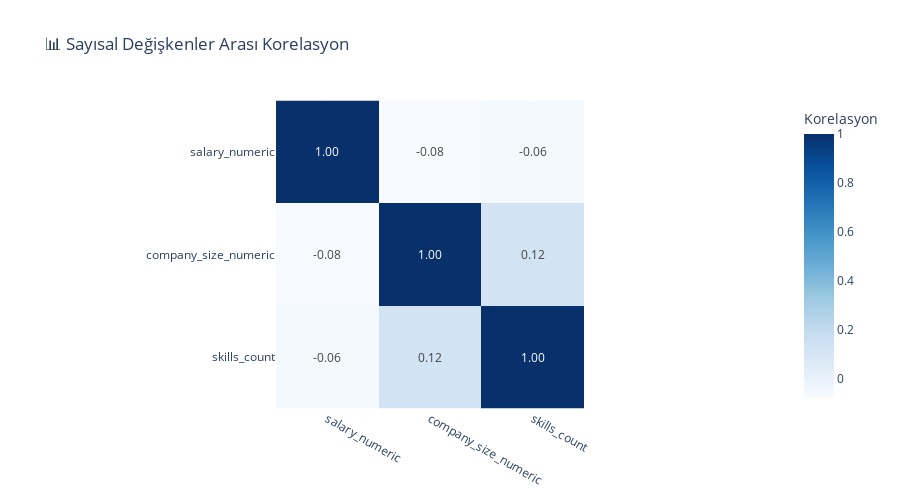

This figure's notebook cell:
### Markdown cell above
## 6️⃣ Korelasyon ve Maaş Analizi

### Code cell
# Korelasyon Heatmap
numeric_cols = df.select_dtypes(include=[np.number]).columns.tolist()

if len(numeric_cols) >= 2:
    corr_matrix = df[numeric_cols].corr()
    
    fig = px.imshow(
        corr_matrix,
        text_auto='.2f',
        color_continuous_scale='Blues',
        title="📊 Sayısal Değişkenler Arası Korelasyon",
        labels=dict(color="Korelasyon")
    )
    fig.update_layout(height=500)
    fig.show()
else:
    print("Korelasyon için yeterli sayısal değişken yok.")

### Figure 1 — Plotly figure (JSON) as saved in the notebook; plotly's stock layout.template omitted (floating-point values rounded to 4 significant figures)
{"data": [{"coloraxis": "coloraxis", "hovertemplate": "x: %{x}<br>y: %{y}<br>Korelasyon: %{z}<extra></extra>", "name": "0", "texttemplate": "%{z:.2f}", "type": "heatmap", "x": ["salary_numeric", "company_size_numeric", "skills_count"], "xaxis": "x", "y": ["salary_numeric", "company_size_numeric", "skills_count"], "yaxis": "y", "z": [[1.0, -0.08063, -0.06448], [-0.08063, 1.0, 0.1227], [-0.06448, 0.1227, 1.0]]}], "layout": {"coloraxis": {"colorbar": {"title": {"text": "Korelasyon"}}, "colorscale": [[0, "rgb(247,251,255)"], [0.125, "rgb(222,235,247)"], [0.25, "rgb(198,219,239)"], [0.375, "rgb(158,202,225)"], [0.5, "rgb(107,174,214)"], [0.625, "rgb(66,146,198)"], [0.75, "rgb(33,113,181)"], [0.875, "rgb(8,81,156)"], [1, "rgb(8,48,107)"]]}, "height": 500, "title": {"text": "📊 Sayısal Değişkenler Arası Korelasyon"}, "xaxis": {"anchor": "y", "constrain": "domain", "domain": [0, 1], "scaleanchor": "y"}, "yaxis": {"anchor": "x", "autorange": "reversed", "constrain": "domain", "domain": [0, 1]}}}
